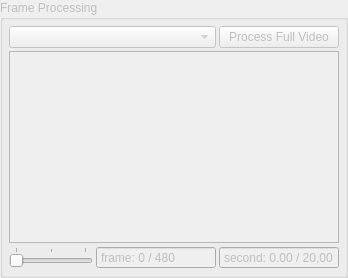
     <widget class="QGroupBox" name="groupBox_Proc">
      <property name="enabled">
       <bool>false</bool>
      </property>
      <property name="sizePolicy">
       <sizepolicy hsizetype="Preferred" vsizetype="Preferred">
        <horstretch>2</horstretch>
        <verstretch>0</verstretch>
       </sizepolicy>
      </property>
      <property name="title">
       <string>Frame Processing</string>
      </property>
      <layout class="QGridLayout" name="gridLayout_3">
       <property name="leftMargin">
        <number>6</number>
       </property>
       <property name="topMargin">
        <number>6</number>
       </property>
       <property name="rightMargin">
        <number>6</number>
       </property>
       <property name="bottomMargin">
        <number>6</number>
       </property>
       <property name="spacing">
        <number>3</number>
       </property>
       <item row="2" column="1">
        <widget class="QSlider" name="horizontalSlider_Proc_Frame">
         <property name="maximum">
          <number>480</number>
         </property>
         <property name="orientation">
          <enum>Qt::Horizontal</enum>
         </property>
         <property name="tickPosition">
          <enum>QSlider::TicksAbove</enum>
         </property>
         <property name="tickInterval">
          <number>240</number>
         </property>
        </widget>
       </item>
       <item row="2" column="2">
        <widget class="QSpinBox" name="spinBox_Proc_Frame">
         <property name="minimumSize">
          <size>
           <width>120</width>
           <height>0</height>
          </size>
         </property>
         <property name="maximumSize">
          <size>
           <width>120</width>
           <height>16777215</height>
          </size>
         </property>
         <property name="buttonSymbols">
          <enum>QAbstractSpinBox::NoButtons</enum>
         </property>
         <property name="suffix">
          <string> / 480</string>
         </property>
         <property name="prefix">
          <string>frame: </string>
         </property>
         <property name="maximum">
          <number>480</number>
         </property>
        </widget>
       </item>
       <item row="1" column="1" colspan="3">
        <widget class="QGraphicsView" name="graphicsView_Proc">
         <property name="mouseTracking">
          <bool>true</bool>
         </property>
        </widget>
       </item>
       <item row="0" column="1" colspan="2">
        <widget class="QComboBox" name="comboBox_Proc_Step"/>
       </item>
       <item row="0" column="3">
        <widget class="QPushButton" name="pushButton_Proc_FullVideo">
         <property name="text">
          <string>Process Full Video</string>
         </property>
        </widget>
       </item>
       <item row="2" column="3">
        <widget class="QDoubleSpinBox" name="doubleSpinBox_Proc_Time">
         <property name="minimumSize">
          <size>
           <width>120</width>
           <height>0</height>
          </size>
         </property>
         <property name="maximumSize">
          <size>
           <width>120</width>
           <height>16777215</height>
          </size>
         </property>
         <property name="buttonSymbols">
          <enum>QAbstractSpinBox::NoButtons</enum>
         </property>
         <property name="prefix">
          <string>second: </string>
         </property>
         <property name="suffix">
          <string> / 20,00</string>
         </property>
         <property name="decimals">
          <number>2</number>
         </property>
         <property name="maximum">
          <double>20.000000000000000</double>
         </property>
         <property name="value">
          <double>0.000000000000000</double>
         </property>
        </widget>
       </item>
      </layout>
     </widget>
